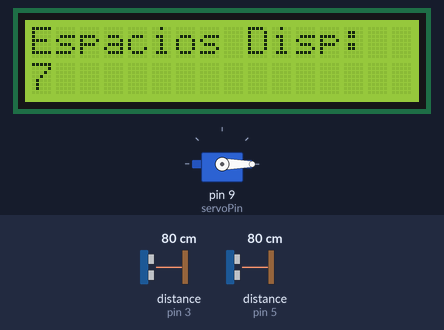
A sketch run on a simulated Arduino Uno, built with avr-gcc and run on an emulated ATmega328P. Parts: 16×2 character LCD, servo. Wiring (inferred from the names in the program): 2 × ultrasonic range finder: trigger pin 2, echo pin 3 / trigger pin 4, echo pin 5. Inputs (shaded band) come from the test bench; at power-on: distance to the obstacle (sensors on pin 3, pin 5) 80 cm. The echo pulse lasts 58.3 µs per cm; what the sketch prints to the serial monitor is not drawn.

Above: at 1.2 s.
1.3 s: distance to the obstacle (sensor on pin 3) set to 11 cm
2.8 s: distance to the obstacle (sensor on pin 3) set to 8 cm
At 4.6 s:
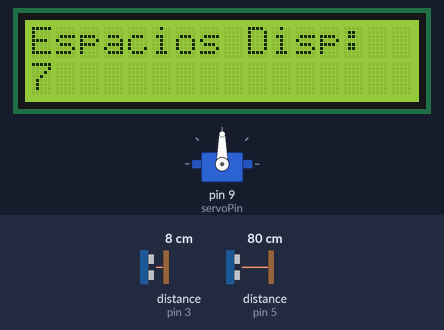
At 6.2 s:
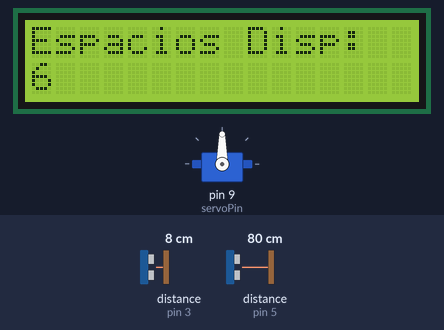
Timing chart, 0 to 11.8 s (numbered marks = the images above; inputs shaded):
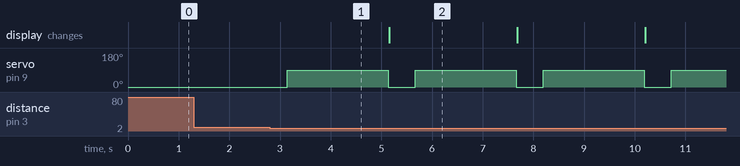

Measured:
- the behaviour switches between 10 and 9 cm on distance to the obstacle (sensor on pin 3) (found by bisection; images 0 and 1)
- after the input at 1.3 s, every drawn part: stays the same
- after the input at 2.8 s, servo on pin 9 (servoPin): alternates 90° for 2.0 s and 0° for 0.53 s, starting after 0.34 s

The sketch:

Lcd_con_ultrasonicos.ino
```cpp
#include <Wire.h>
#include <LiquidCrystal_I2C.h>
#include <Servo.h>

// Configuración de la LCD I2C
LiquidCrystal_I2C lcd(0x27, 16, 2);  // Dirección I2C puede variar, verificar la correcta

// Configuración del Servo
Servo servo;
int servoPin = 9;

// Configuración de los sensores ultrasónicos
const int trigEntrada = 2;
const int echoEntrada = 3;
const int trigSalida = 4;
const int echoSalida = 5;

// Variables de estado
int espaciosTotales = 7;  // Ajustar según la cantidad de espacios de parqueo
int espaciosDisponibles;

long distanciaEntrada, distanciaSalida;
long duracionEntrada, duracionSalida;

void setup() {
  // Inicializar la LCD
  lcd.init();
  lcd.backlight();

  // Inicializar el servo
  servo.attach(servoPin);
  servo.write(0);  // Posición inicial del servo

  // Inicializar los pines de los sensores ultrasónicos
  pinMode(trigEntrada, OUTPUT);
  pinMode(echoEntrada, INPUT);
  pinMode(trigSalida, OUTPUT);
  pinMode(echoSalida, INPUT);

  // Inicializar comunicación serial
  Serial.begin(9600);

  // Configurar los espacios disponibles inicialmente
  espaciosDisponibles = espaciosTotales;

  // Mostrar los espacios disponibles en la LCD
  actualizarLCD();
}

void loop() {
  // Leer la distancia del sensor de entrada
  distanciaEntrada = medirDistancia(trigEntrada, echoEntrada);
  distanciaSalida = medirDistancia(trigSalida, echoSalida);

  // Verificar el sensor de entrada
  if (distanciaEntrada < 10) {  // Ajustar el umbral según sea necesario
    Serial.println("Auto detectado en la entrada");
    if (espaciosDisponibles > 0) {
      // Disminuir los espacios disponibles
      espaciosDisponibles--;
      // Levantar la plumilla
      servo.write(90);  // Ajustar ángulo según sea necesario
      delay(2000);  // Esperar 2 segundos para que pase el auto
      servo.write(0);  // Bajar la plumilla
      // Actualizar la LCD
      actualizarLCD();
    }
  }

  // Verificar el sensor de salida
  if (distanciaSalida < 10) {  // Ajustar el umbral según sea necesario
    Serial.println("Auto detectado en la salida");
    if (espaciosDisponibles < espaciosTotales) {
      // Aumentar los espacios disponibles
      espaciosDisponibles++;
      // Levantar la plumilla
      servo.write(90);  // Ajustar ángulo según sea necesario
      delay(2000);  // Esperar 2 segundos para que pase el auto
      servo.write(0);  // Bajar la plumilla
      // Actualizar la LCD
      actualizarLCD();
    }
  }

  delay(500);  // Pequeño retraso para evitar lecturas erróneas
}

long medirDistancia(int trigPin, int echoPin) {
  digitalWrite(trigPin, LOW);
  delayMicroseconds(2);
  digitalWrite(trigPin, HIGH);
  delayMicroseconds(10);
  digitalWrite(trigPin, LOW);

  long duration = pulseIn(echoPin, HIGH);
  long distance = (duration / 2) / 29.1;  // Convertir tiempo a distancia

  return distance;
}

void actualizarLCD() {
  lcd.clear();
  lcd.setCursor(0, 0);
  lcd.print("Espacios Disp:");
  lcd.setCursor(0, 1);
  lcd.print(espaciosDisponibles);
}
```
